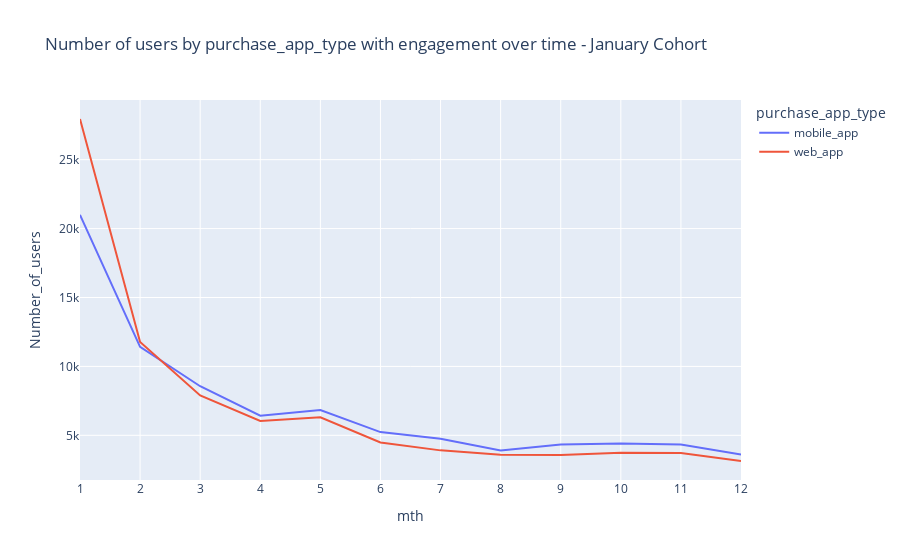

Notebook code for this chart:
### Code cell
fig = px.line(df_app_type, x='mth', y='Number_of_users', color='purchase_app_type', title = 'Number of users by purchase_app_type with engagement over time - January Cohort')
fig.update_xaxes(dtick = 1)
fig.show(renderer="svg")

### Figure 1 — Plotly figure (JSON) as saved in the notebook; plotly's stock layout.template omitted (floating-point values rounded to 4 significant figures)
{"data": [{"hovertemplate": "purchase_app_type=mobile_app<br>mth=%{x}<br>Number_of_users=%{y}<extra></extra>", "legendgroup": "mobile_app", "line": {"color": "#636efa", "dash": "solid"}, "marker": {"symbol": "circle"}, "mode": "lines", "name": "mobile_app", "orientation": "v", "showlegend": true, "type": "scatter", "x": [1, 2, 3, 4, 5, 6, 7, 8, 9, 10, 11, 12], "xaxis": "x", "y": [21000, 11420, 8563, 6424, 6838, 5236, 4755, 3902, 4330, 4398, 4332, 3609], "yaxis": "y"}, {"hovertemplate": "purchase_app_type=web_app<br>mth=%{x}<br>Number_of_users=%{y}<extra></extra>", "legendgroup": "web_app", "line": {"color": "#EF553B", "dash": "solid"}, "marker": {"symbol": "circle"}, "mode": "lines", "name": "web_app", "orientation": "v", "showlegend": true, "type": "scatter", "x": [1, 2, 3, 4, 5, 6, 7, 8, 9, 10, 11, 12], "xaxis": "x", "y": [27951, 11778, 7897, 6037, 6313, 4477, 3908, 3585, 3574, 3744, 3725, 3137], "yaxis": "y"}], "layout": {"legend": {"title": {"text": "purchase_app_type"}, "tracegroupgap": 0}, "title": {"text": "Number of users by purchase_app_type with engagement over time - January Cohort"}, "xaxis": {"anchor": "y", "domain": [0, 1], "dtick": 1, "title": {"text": "mth"}}, "yaxis": {"anchor": "x", "domain": [0, 1], "title": {"text": "Number_of_users"}}}}
